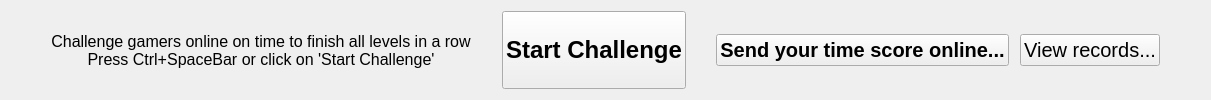
<?xml version="1.0" encoding="UTF-8"?>
<ui version="4.0">
 <class>EulerGraphsTimeChallengeWidget</class>
 <widget class="QWidget" name="EulerGraphsTimeChallengeWidget">
  <property name="geometry">
   <rect>
    <x>0</x>
    <y>0</y>
    <width>1211</width>
    <height>100</height>
   </rect>
  </property>
  <property name="windowTitle">
   <string>Form</string>
  </property>
  <layout class="QHBoxLayout" name="horizontalLayout_2">
   <item>
    <layout class="QHBoxLayout" name="horizontalLayout">
     <item>
      <spacer name="horizontalSpacer_3">
       <property name="orientation">
        <enum>Qt::Horizontal</enum>
       </property>
       <property name="sizeType">
        <enum>QSizePolicy::Fixed</enum>
       </property>
       <property name="sizeHint" stdset="0">
        <size>
         <width>40</width>
         <height>20</height>
        </size>
       </property>
      </spacer>
     </item>
     <item>
      <widget class="QLabel" name="label">
       <property name="font">
        <font>
         <pointsize>12</pointsize>
         <weight>50</weight>
         <bold>false</bold>
        </font>
       </property>
       <property name="toolTip">
        <string>If you send your result after the challenge completed, it will be stored on gamejolt.com</string>
       </property>
       <property name="text">
        <string>Challenge gamers online on time to finish all levels in a row
Press Ctrl+SpaceBar or click on 'Start Challenge'</string>
       </property>
       <property name="alignment">
        <set>Qt::AlignCenter</set>
       </property>
      </widget>
     </item>
     <item>
      <spacer name="horizontalSpacer">
       <property name="orientation">
        <enum>Qt::Horizontal</enum>
       </property>
       <property name="sizeHint" stdset="0">
        <size>
         <width>60</width>
         <height>20</height>
        </size>
       </property>
      </spacer>
     </item>
     <item>
      <widget class="QPushButton" name="startButton">
       <property name="sizePolicy">
        <sizepolicy hsizetype="Expanding" vsizetype="Minimum">
         <horstretch>0</horstretch>
         <verstretch>0</verstretch>
        </sizepolicy>
       </property>
       <property name="font">
        <font>
         <pointsize>18</pointsize>
         <weight>75</weight>
         <bold>true</bold>
        </font>
       </property>
       <property name="toolTip">
        <string>If you send your result after the challenge completed, it will be stored on gamejolt.com</string>
       </property>
       <property name="text">
        <string>Start Challenge</string>
       </property>
      </widget>
     </item>
     <item>
      <spacer name="horizontalSpacer_2">
       <property name="orientation">
        <enum>Qt::Horizontal</enum>
       </property>
       <property name="sizeHint" stdset="0">
        <size>
         <width>40</width>
         <height>20</height>
        </size>
       </property>
      </spacer>
     </item>
     <item>
      <widget class="QLabel" name="timeElapsedLabel">
       <property name="font">
        <font>
         <pointsize>16</pointsize>
         <weight>75</weight>
         <bold>true</bold>
        </font>
       </property>
       <property name="text">
        <string/>
       </property>
      </widget>
     </item>
     <item>
      <widget class="QPushButton" name="sendScoreButton">
       <property name="sizePolicy">
        <sizepolicy hsizetype="Preferred" vsizetype="Fixed">
         <horstretch>0</horstretch>
         <verstretch>0</verstretch>
        </sizepolicy>
       </property>
       <property name="font">
        <font>
         <pointsize>15</pointsize>
         <weight>75</weight>
         <bold>true</bold>
        </font>
       </property>
       <property name="toolTip">
        <string>If you send your result after the challenge completed, it will be stored on gamejolt.com</string>
       </property>
       <property name="text">
        <string>Send your time score online...</string>
       </property>
      </widget>
     </item>
     <item>
      <spacer name="horizontalSpacer_4">
       <property name="orientation">
        <enum>Qt::Horizontal</enum>
       </property>
       <property name="sizeHint" stdset="0">
        <size>
         <width>40</width>
         <height>20</height>
        </size>
       </property>
      </spacer>
     </item>
     <item>
      <widget class="QPushButton" name="recordsButton">
       <property name="sizePolicy">
        <sizepolicy hsizetype="Preferred" vsizetype="Fixed">
         <horstretch>0</horstretch>
         <verstretch>0</verstretch>
        </sizepolicy>
       </property>
       <property name="font">
        <font>
         <pointsize>15</pointsize>
         <weight>50</weight>
         <bold>false</bold>
        </font>
       </property>
       <property name="toolTip">
        <string>If you send your result after the challenge completed, it will be stored on gamejolt.com</string>
       </property>
       <property name="text">
        <string>View records...</string>
       </property>
      </widget>
     </item>
     <item>
      <spacer name="horizontalSpacer_5">
       <property name="orientation">
        <enum>Qt::Horizontal</enum>
       </property>
       <property name="sizeType">
        <enum>QSizePolicy::Fixed</enum>
       </property>
       <property name="sizeHint" stdset="0">
        <size>
         <width>40</width>
         <height>20</height>
        </size>
       </property>
      </spacer>
     </item>
    </layout>
   </item>
  </layout>
 </widget>
 <resources/>
 <connections/>
</ui>
